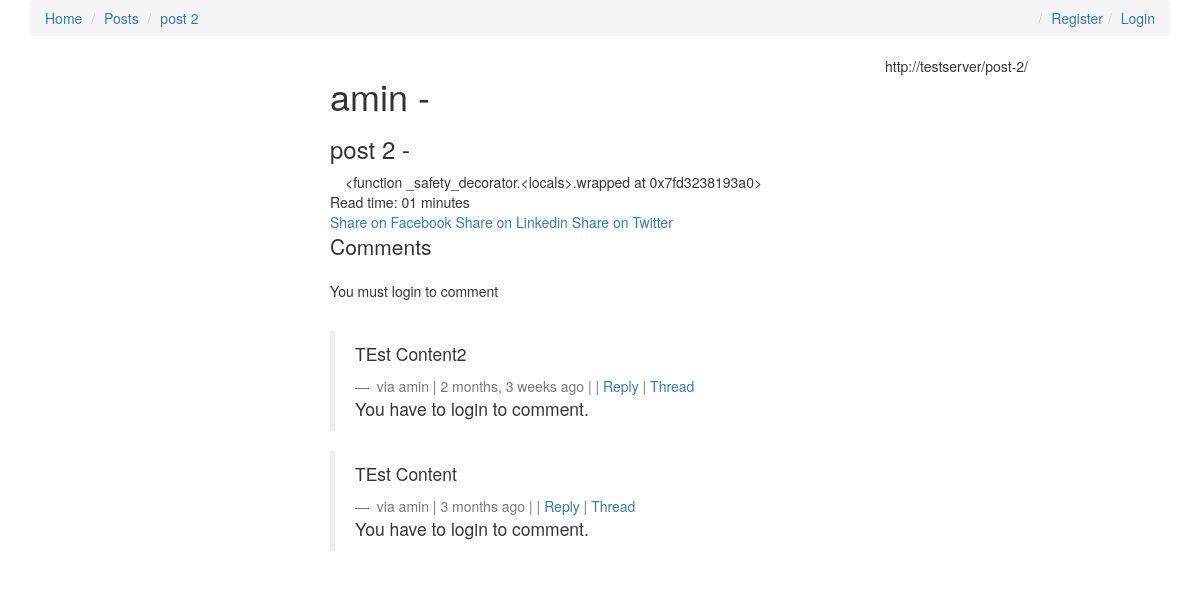
/post-2/, run on an earlier commit of the app's database.
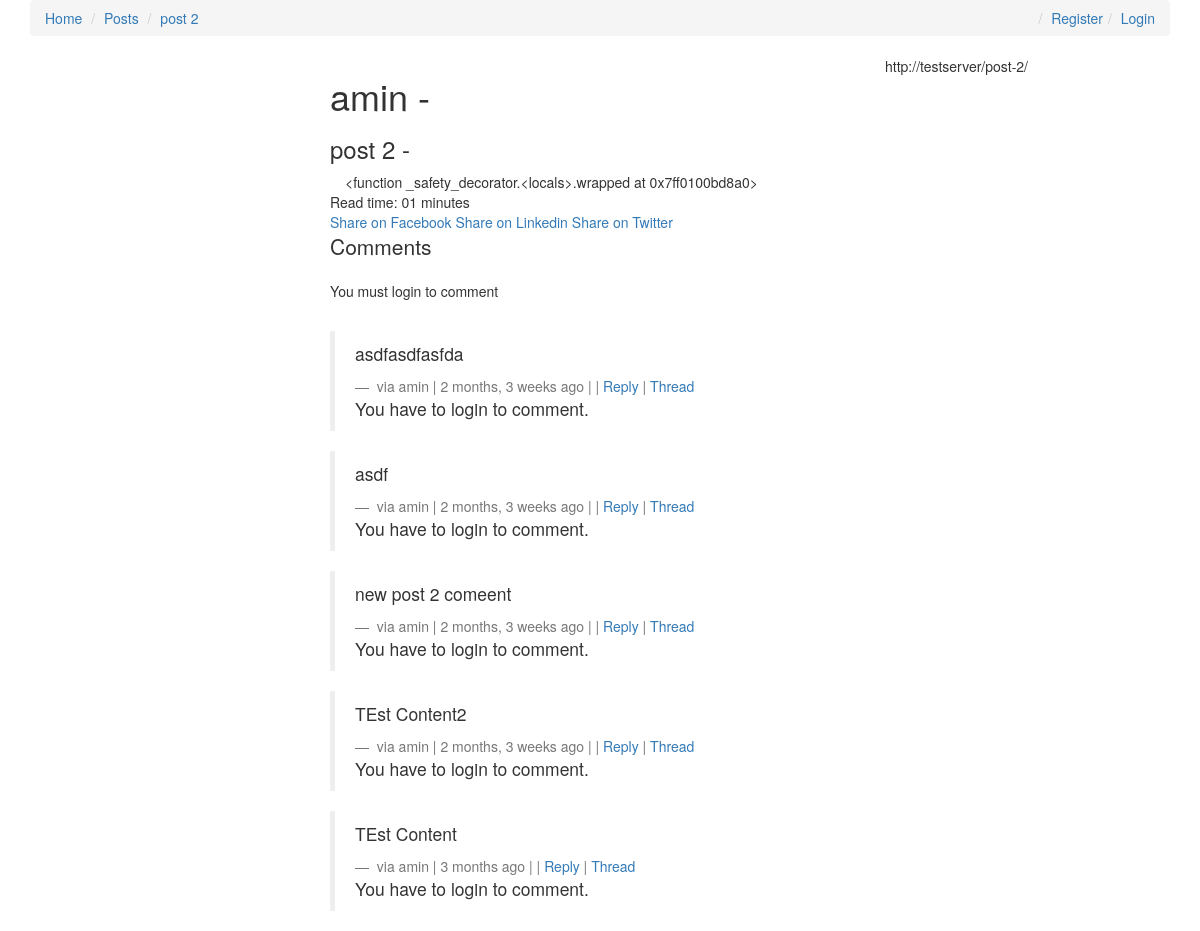
And on a later commit of the database.
### posts/models.py (models this page shows, shortened)
class Post(models.Model):
	user 		= models.ForeignKey(settings.AUTH_USER_MODEL, default=1)
	title 		= models.CharField(max_length=120)
	slug 		= models.SlugField(unique=True, blank=True)
	image 		= models.ImageField(upload_to=upload_location, null=True, blank=True, width_field="width_field", height_field="height_field")
	height_field= models.IntegerField(default=0)
	width_field	= models.IntegerField(default=0)
	content 	= models.TextField()
	draft 		= models.BooleanField(default=False)
	publish 	= models.DateField(auto_now=False, auto_now_add=False, blank=True)
	timestamp 	= models.DateTimeField(auto_now_add=True)
	updated 	= models.DateTimeField(auto_now=True)
	read_time 	= models.TimeField(null=True, blank=True)
	objects = PostManager()
	def get_absolute_url(self):
		return reverse("posts:detail", kwargs={"slug": self.slug})
	class Meta:
		ordering = ["-timestamp"]
	def get_markdown(self):
		content = self.content
		return mark_safe(markdown(content))
	@property
	def comments(self):
		instance = self
		qs = Comment.objects.filter_by_instance(instance)
		return qs
	@property
	def get_content_type(self):
		instance = self
		content_type = ContentType.objects.get_for_model(instance.__class__)
		return content_type

### comments/models.py (models this page shows, shortened)
class Comment(models.Model):
	user 			= models.ForeignKey(settings.AUTH_USER_MODEL, default=1)
	content 		= models.TextField()
	timestamp 		= models.DateTimeField(auto_now_add=True)
	content_type 	= models.ForeignKey(ContentType, on_delete=models.CASCADE)
	object_id 		= models.PositiveIntegerField()
	content_object 	= GenericForeignKey('content_type', 'object_id')
	parent 			= models.ForeignKey("self", null=True, blank=True)
	objects = CommentManager()
	class Meta:
		ordering = ['-timestamp']
	def get_absolute_url(self):
		return reverse("comments:thread", kwargs={"id": self.id})
	def children(self):
		return Comment.objects.filter(parent=self)

### posts/views.py (the view, shortened to what this page needs)
# urls.py: url(r'^(?P<slug>[\w-]+)/$', views.post_detail, name="detail"),
def post_detail(request, slug=None):
	instance = get_object_or_404(Post, slug=slug)
	if instance.draft or instance.publish > timezone.now().date():
		if not request.user.is_staff or not request.user.is_superuser:
			raise Http404
	initial_data = {
		"content_type": instance.get_content_type,
		"object_id": instance.id,
	}
	form = CommentForm(request.POST or None, initial=initial_data)
	comments = instance.comments#Comment.objects.filter_by_instance(instance)
	context = {
		"instance": instance,
		"comments": comments,
		"comment_form": form,
	}
	return render(request, "post_detail.html", context)

### comments/models.py (called while the page is built)
	def filter_by_instance(self, instance):
		content_type = ContentType.objects.get_for_model(instance.__class__)
		obj_id = instance.id
		qs = super().filter(content_type=content_type, object_id=obj_id).filter(parent=None)
		return qs

### posts/templatetags/urlify.py (called while the page is built)
@register.filter
def urlify(value):
	return quote(value)

### posts/templates/post_detail.html (shortened to what this page needs)
{% extends 'base.html' %} {% load crispy_forms_tags %} {% load urlify %}
{% block post_detail_link %}
<li><a href="{{ instance.get_absolute_url }}">{{ instance.title }}</a></li>
{% endblock %}
{% block content %} {{ request.build_absolute_uri }}
<div class="col-sm-6 col-sm-offset-3">
    <h1>
        {{ instance.user }} - {{ instance.user.get_full_name }}
    </h1>
    <h3>{{ instance.title }} - </h3>
    <div class="col-sm-12 content-markdown post-detail-item">{{ instance.get_markdown }}</div>
    <div>
        Read time: {{ instance.read_time|time:"i" }} minutes
    </div>
    <a href="https://www.facebook.com/sharer/sharer.php?u={{ request.build_absolute_uri }}">Share on Facebook</a>
    <a href="https://www.linkedin.com/shareArticle?mini=true&url=http://swiftforentrepreneurs.com/&title=Be%20first%20%7C%20Join%20Swift%20for%20Entrepreneurs&summary=Swift%20for%20Entrepreneurs%20is%20a%20project-based%20programming%20course%20for%20non-technical%20founders.%20We'll%20learn%20how%20to%20build%20iOS%20apps%20from%20scratch%20using%20Apple's%20new%20programming%20language:%20Swift.%20Be%20first%20and%20learn%20with%20me!&source={{ request.build_absolute_uri }}">Share on Linkedin</a>
    <a href="https://twitter.com/home?status={{ instance.content|urlify }}%20http://codingforentrepreneurs.com/">Share on Twitter</a>
    <div>
        <p class="lead">Comments</p>
        {% if request.user.is_authenticated %}
        <form action="" method="POST">
            {% csrf_token %} {{ comment_form|crispy }}
            <input type="submit" value="Add comment" class="btn btn-success">
        </form>
        {% else %}
        <p>You must login to comment</p>
        {% endif %}
        <br>
        <div>
            {% for comment in comments %}
            <blockquote>
                <p>{{ comment.content }}</p>
                <footer>
                    via {{ comment.user }} | {{ comment.timestamp|timesince }} ago |  | <a href="" class="comment-reply-btn">Reply</a> | <a href="{{ comment.get_absolute_url }}">Thread</a>
                </footer>
                {% if request.user.is_authenticated %}
                <form action="" method="POST">
                    {% csrf_token %} {{ comment_form|crispy }}
                    <input type="hidden" name="parent_id" value="{{ comment.id }}">
                    <input type="submit" value="Reply" class="btn btn-success">
                </form>
                {% else %}
                <p>You have to login to comment.</p>
                {% endif %}
            </blockquote>
            {% endfor %}
        </div>
    </div>
    {% endblock %}

### templates/base.html (shortened to what this page needs)
{% load staticfiles %}
<!DOCTYPE html>
<html lang="en">
<head>
    <link rel="stylesheet" href="{% static 'css/base.css' %}">
    <link rel="stylesheet" href="https://maxcdn.bootstrapcdn.com/bootstrap/3.3.7/css/bootstrap.min.css">
    <link rel="stylesheet" href="https://maxcdn.bootstrapcdn.com/bootstrap/3.3.7/css/bootstrap-theme.min.css">
    <link rel="stylesheet" href="https://maxcdn.bootstrapcdn.com/font-awesome/4.7.0/css/font-awesome.min.css">
</head>
<body>
    <div class="container">
        <div class="breadcrumb">
            <li><a href="/">Home</a></li>
            <li><a href="{% url 'posts:list' %}">Posts</a></li>
            {% block post_detail_link %}
            {% endblock %}
            {% if not request.user.is_authenticated %}
            <li class="pull-right"><a href="{% url 'login' %}">Login</a></li>
            <li class="pull-right"><a href="{% url 'register' %}">Register</a></li>
            {% else %}
            <li class="pull-right"><a href="{% url 'logout' %}">Logout</a></li>
            {% endif %}
        </div>
        {% block content %} {% endblock %}
    </div>
</body>
</html>

### static/css/base.css (style rules this page uses)
h1 { color:red; }

What changed in the data, as far as the page shows it:
computed for Post "post 2": get_markdown "<function _safety_decorator.<locals>.wrapped at 0x7fd3238193a0>" → "<function _safety_decorator.<locals>.wrapped at 0x7ff0100bd8a0>"
added Comment: content "asdfasdfasfda", user "amin", timestamp "2 months, 3 weeks"
added Comment: content "asdf", user "amin", timestamp "2 months, 3 weeks"
added Comment: content "new post 2 comeent", user "amin", timestamp "2 months, 3 weeks"
